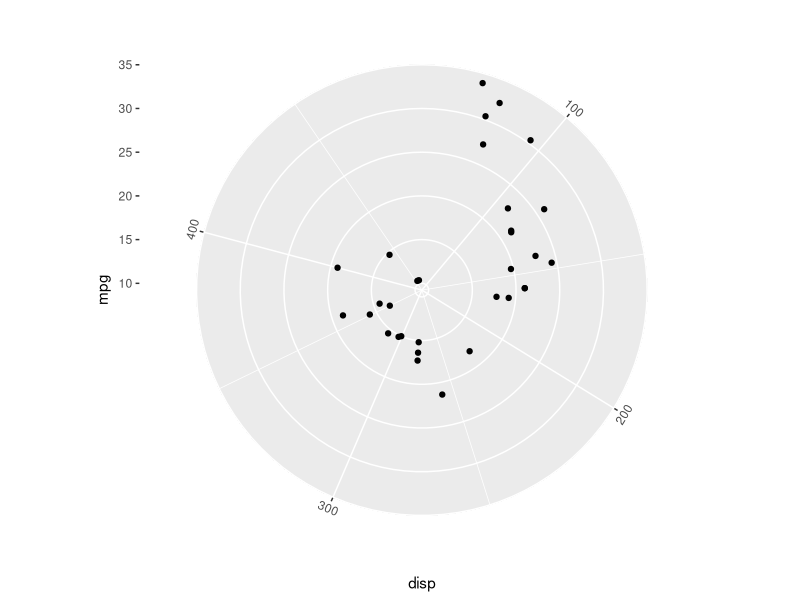

The R source for this figure:
# r2py crawler metadata
# package: ggplot2
# source_type: rd_example
# topic: guide_axis_theta.Rd
# source_file: C:\Users\bened\AppData\Local\R\win-library\4.5\ggplot2\help
# lines: 8

suppressPackageStartupMessages(library(ggplot2))
# A plot using coord_radial
p <- ggplot(mtcars, aes(disp, mpg)) +
  geom_point() +
  coord_radial()

# The `angle` argument can be used to set relative angles
p + guides(theta = guide_axis_theta(angle = 0))
